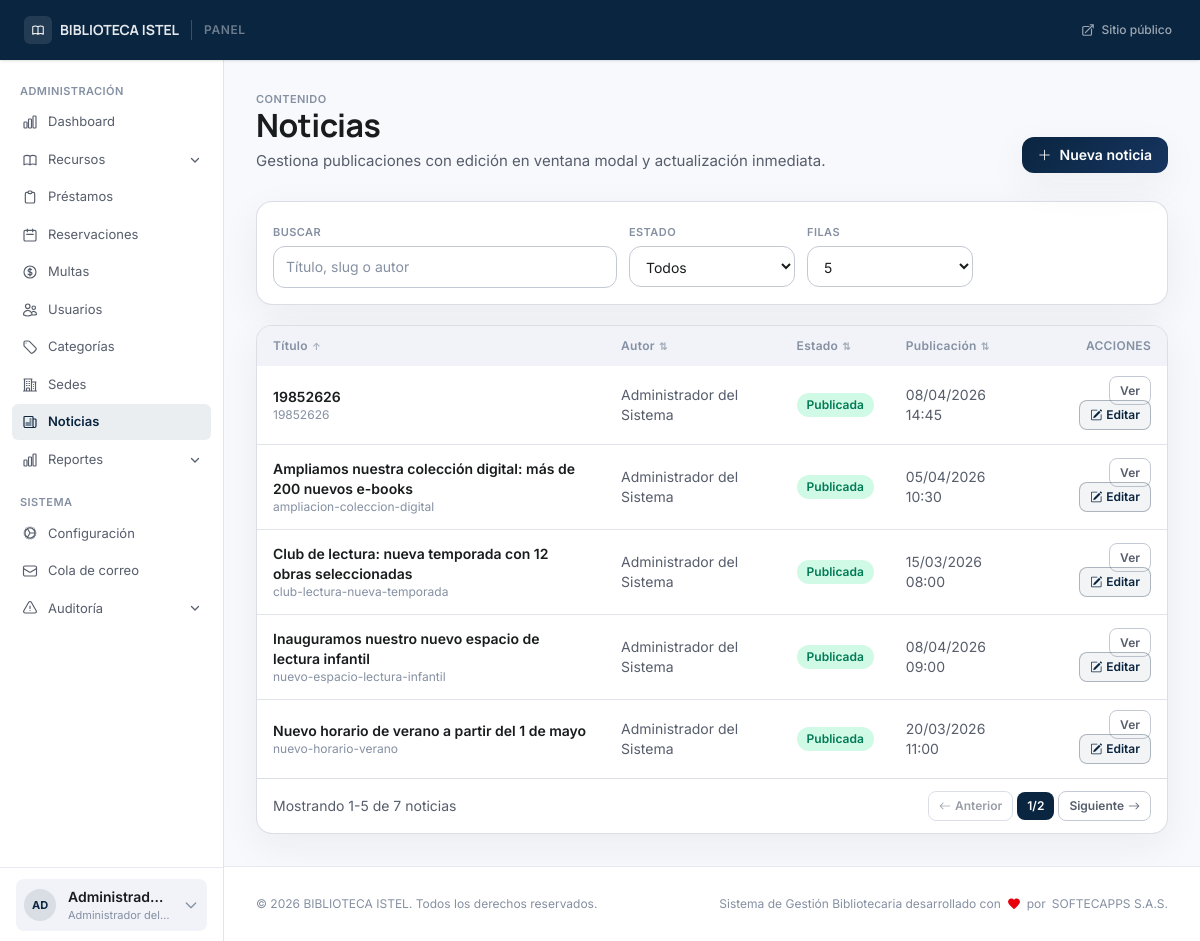
The page /admin/news (signed in) on the database its author committed.
### tables this page shows
CREATE TABLE `users` (
  `id` int(10) unsigned NOT NULL AUTO_INCREMENT,
  `user_number` varchar(20) DEFAULT NULL,
  `name` varchar(150) NOT NULL,
  `email` varchar(150) NOT NULL,
  `document_number` varchar(30) NOT NULL,
  `phone` varchar(30) DEFAULT NULL,
  `address` text DEFAULT NULL,
  `birthdate` date DEFAULT NULL,
  `photo` varchar(255) DEFAULT NULL,
  `role` enum('admin','librarian','teacher','user','guest') NOT NULL DEFAULT 'user',
  `user_type` enum('student','teacher','external','staff') NOT NULL DEFAULT 'student',
  `status` enum('active','suspended','blocked','inactive') NOT NULL DEFAULT 'active',
  `password_hash` varchar(255) NOT NULL,
  `remember_token` varchar(64) DEFAULT NULL,
  `remember_expires` datetime DEFAULT NULL,
  `email_verified_at` datetime DEFAULT NULL,
  `force_password_change` tinyint(1) NOT NULL DEFAULT 0,
  `last_login_at` datetime DEFAULT NULL,
  `last_login_ip` varchar(45) DEFAULT NULL,
  `created_at` datetime NOT NULL DEFAULT current_timestamp(),
  `updated_at` datetime NOT NULL DEFAULT current_timestamp() ON UPDATE current_timestamp(),
  PRIMARY KEY (`id`),
  UNIQUE KEY `uq_users_email` (`email`),
  UNIQUE KEY `uq_users_document` (`document_number`),
  UNIQUE KEY `uq_users_user_number` (`user_number`),
  KEY `idx_users_role_status` (`role`,`status`)
);

CREATE TABLE `news` (
  `id` int(10) unsigned NOT NULL AUTO_INCREMENT,
  `title` varchar(255) NOT NULL,
  `slug` varchar(255) NOT NULL,
  `excerpt` varchar(500) DEFAULT NULL,
  `content` text NOT NULL,
  `cover_image` varchar(500) DEFAULT NULL,
  `is_published` tinyint(1) NOT NULL DEFAULT 0,
  `published_at` datetime DEFAULT NULL,
  `author_id` int(10) unsigned NOT NULL,
  `created_at` datetime NOT NULL DEFAULT current_timestamp(),
  `updated_at` datetime NOT NULL DEFAULT current_timestamp() ON UPDATE current_timestamp(),
  PRIMARY KEY (`id`),
  UNIQUE KEY `uk_news_slug` (`slug`),
  KEY `idx_news_published` (`is_published`,`published_at`),
  KEY `idx_news_author` (`author_id`),
  CONSTRAINT `fk_news_author` FOREIGN KEY (`author_id`) REFERENCES `users` (`id`)
);

### views/admin/news/index.php (the view, shortened to what the rows shown need)
<?php
$e = fn(mixed $v) => htmlspecialchars((string) $v, ENT_QUOTES | ENT_SUBSTITUTE, 'UTF-8');
?>
<section class="p-6 lg:p-8">
    <div class="mb-7 flex flex-col gap-3 sm:flex-row sm:items-end sm:justify-between">
        <div>
            <h1 class="headline-lg text-on-surface">Noticias</h1>
        </div>
    </div>
    <div class="overflow-hidden rounded-2xl border border-outline-variant/60 bg-white shadow-ambient">
        <div class="overflow-x-auto">
            <table id="news-table" class="min-w-full text-left">
                <thead class="bg-surface-container-low text-xs uppercase tracking-wide text-on-surface-subtle">
                    <tr>
                        <th class="px-4 py-3 font-semibold">
                            <button type="button" data-sort="title" class="news-sort inline-flex items-center gap-1 hover:text-primary">
                                Título <span class="text-[10px] opacity-70">⇅</span>
                            </button>
                        </th>
                        <th class="px-4 py-3 font-semibold">
                            <button type="button" data-sort="author" class="news-sort inline-flex items-center gap-1 hover:text-primary">
                                Autor <span class="text-[10px] opacity-70">⇅</span>
                            </button>
                        </th>
                        <th class="px-4 py-3 font-semibold">
                            <button type="button" data-sort="status_rank" class="news-sort inline-flex items-center gap-1 hover:text-primary">
                                Estado <span class="text-[10px] opacity-70">⇅</span>
                            </button>
                        </th>
                        <th class="px-4 py-3 font-semibold">
                            <button type="button" data-sort="published_at_sort" class="news-sort inline-flex items-center gap-1 hover:text-primary">
                                Publicación <span class="text-[10px] opacity-70">⇅</span>
                            </button>
                        </th>
                        <th class="px-4 py-3 font-semibold text-right">Acciones</th>
                    </tr>
                </thead>
                <tbody id="news-table-body" class="divide-y divide-outline-variant/50 text-sm">
                    <?php foreach ($news as $item): ?>
                        <?php
                        $isPublished = (int) ($item['is_published'] ?? 0) === 1;
                        $isScheduled = $isPublished && !empty($item['published_at']) && strtotime((string) $item['published_at']) > time();
                        $status = $isScheduled ? 'scheduled' : ($isPublished ? 'published' : 'draft');
                        $statusLabel = $isScheduled ? 'Programada' : ($isPublished ? 'Publicada' : 'Borrador');
                        $statusClass = $isScheduled ? 'bg-violet-100 text-violet-700' : ($isPublished ? 'bg-emerald-100 text-emerald-700' : 'bg-slate-100 text-slate-700');
                        $publishedAtLabel = !empty($item['published_at']) ? (new DateTime((string) $item['published_at']))->format('d/m/Y H:i') : '-';
                        $publishedAtSort = !empty($item['published_at']) ? strtotime((string) $item['published_at']) : 0;
                        $statusRank = $status === 'published' ? 1 : ($status === 'scheduled' ? 2 : 3);
                        ?>
                        <tr class="hover:bg-surface-container-low/60 transition-colors"
                            data-news-id="<?= (int) $item['id'] ?>"
                            data-title="<?= $e(mb_strtolower((string) $item['title'])) ?>"
                            data-slug="<?= $e(mb_strtolower((string) $item['slug'])) ?>"
                            data-author="<?= $e(mb_strtolower((string) ($item['author_name'] ?? 'sin autor'))) ?>"
                            data-status="<?= $e($status) ?>"
                            data-status_rank="<?= (int) $statusRank ?>"
                            data-published_at_sort="<?= (int) $publishedAtSort ?>">
                            <td class="px-4 py-3.5">
                                <p class="font-semibold text-on-surface" data-cell="title"><?= $e($item['title']) ?></p>
                                <p class="text-xs text-on-surface-subtle" data-cell="slug"><?= $e($item['slug']) ?></p>
                            </td>
                            <td class="px-4 py-3.5 text-on-surface-muted" data-cell="author"><?= $e($item['author_name'] ?? 'Sin autor') ?></td>
                            <td class="px-4 py-3.5">
                                <span data-cell="status" class="inline-flex rounded-full px-2.5 py-1 text-xs font-semibold <?= $statusClass ?>">
                                    <?= $e($statusLabel) ?>
                                </span>
                            </td>
                            <td class="px-4 py-3.5 text-on-surface-muted" data-cell="published_at"><?= $e($publishedAtLabel) ?></td>
                            <td class="px-4 py-3.5 text-right">
                                <a href="<?= BASE_URL ?>/news/<?= $e($item['slug']) ?>" class="rounded-lg border border-outline-variant px-2.5 py-1.5 text-xs font-semibold text-on-surface-muted hover:bg-surface-container-low transition-colors">Ver</a>
                                <button type="button"
                                        data-edit-url="<?= BASE_URL ?>/admin/news/<?= (int) $item['id'] ?>/edit"
                                        data-edit-title="<?= $e($item['title']) ?>"
                                        class="ml-1 rounded-lg border border-primary/30 bg-primary/5 px-2.5 py-1.5 text-xs font-semibold text-primary hover:bg-primary/10 transition-colors js-open-news-edit-modal inline-flex items-center gap-1">
                                    <i class="bi bi-pencil-square text-[12px]"></i> Editar
                                </button>
                            </td>
                        </tr>
                    <?php endforeach; ?>
                </tbody>
            </table>
        </div>
    </div>
</section>

### views/partials/panel-sidebar.php (shortened to what the rows shown need)
<?php
$_e      = fn(mixed $v) => htmlspecialchars((string) $v, ENT_QUOTES | ENT_SUBSTITUTE, 'UTF-8');
$role    = $auth_user['role'] ?? '';
$roleBadge = match($role) {
    'admin'     => ['Administrador del sistema', 'bg-red-100 text-red-700 border-red-200'],
    'librarian' => ['Bibliotecario', 'bg-violet-100 text-violet-700 border-violet-200'],
    'teacher'   => ['Docente', 'bg-blue-100 text-blue-700 border-blue-200'],
    'user'    => ['Socio', 'bg-emerald-100 text-emerald-700 border-emerald-200'],
    default     => ['Usuario', 'bg-slate-100 text-slate-700 border-slate-200'],
};
$initials = mb_strtoupper(mb_substr($auth_user['name'] ?? '?', 0, 2));
?>
<aside class="hidden lg:flex flex-col w-56 bg-white border-r border-outline-variant/50 shrink-0" aria-label="Navegación del panel">
    <div class="min-h-[74px] border-t border-outline-variant/40 bg-white px-4 py-2 flex items-center">
        <details class="group relative w-full" onmouseenter="if (this._closeTimer) { clearTimeout(this._closeTimer); this._closeTimer = null; }" onmouseleave="this._closeTimer = setTimeout(() => this.removeAttribute('open'), 320)">
            <summary class="list-none flex items-center gap-3 rounded-lg bg-surface-container-low px-2 py-2 cursor-pointer transition-colors duration-150 hover:bg-white text-on-surface">
                <div class="flex h-8 w-8 shrink-0 items-center justify-center rounded-full bg-primary/10 text-[11px] font-bold text-primary">
                    <?= $_e($initials) ?>
                </div>
                <div class="min-w-0 flex-1">
                    <p class="truncate text-sm font-semibold"><?= $_e($auth_user['name'] ?? '') ?></p>
                    <p class="truncate text-[11px] text-on-surface-subtle"><?= $_e($roleBadge[0]) ?></p>
                </div>
                <svg class="w-4 h-4 text-on-surface-subtle transition-transform duration-200 group-open:rotate-180" fill="none" viewBox="0 0 24 24" stroke="currentColor" stroke-width="2" aria-hidden="true">
                    <path stroke-linecap="round" stroke-linejoin="round" d="M19 9l-7 7-7-7"/>
                </svg>
            </summary>
        </details>
    </div>
</aside>

### rows shown on the page
users: name "AD", name "Administrad…", role "Administrador del…"
news: title "19852626", slug "19852626", author.name "Administrador del Sistema", $e($statusLabel) "Publicada", published_at "08/04/2026 14:45"
news: title "Inauguramos nuestro nuevo espacio de lectura infantil", slug "nuevo-espacio-lectura-infantil", author.name "Administrador del Sistema", $e($statusLabel) "Publicada", published_at "08/04/2026 09:00"
news: title "Ampliamos nuestra colección digital: más de 200 nuevos e-books", slug "ampliacion-coleccion-digital", author.name "Administrador del Sistema", $e($statusLabel) "Publicada", published_at "05/04/2026 10:30"
news: title "Nuevo horario de verano a partir del 1 de mayo", slug "nuevo-horario-verano", author.name "Administrador del Sistema", $e($statusLabel) "Publicada", published_at "20/03/2026 11:00"
news: title "Club de lectura: nueva temporada con 12 obras seleccionadas", slug "club-lectura-nueva-temporada", author.name "Administrador del Sistema", $e($statusLabel) "Publicada", published_at "15/03/2026 08:00"

### other values the page prints
$_e($settings['library_name'] ?? 'Biblioteca') "BIBLIOTECA ISTEL"
$settings['library_name'] "BIBLIOTECA ISTEL"
